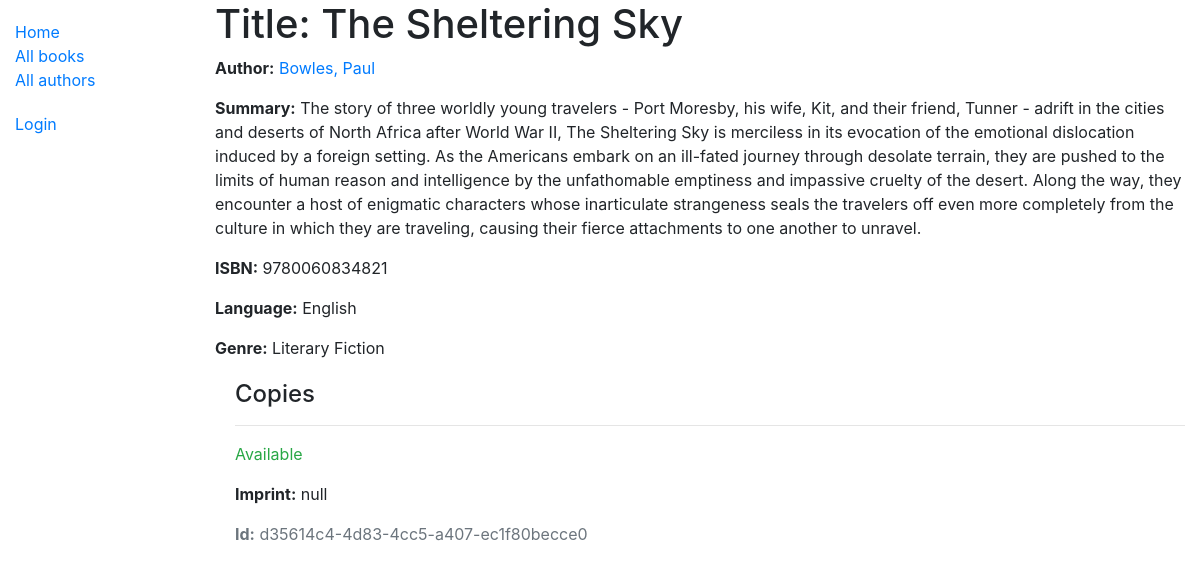
/catalog/book/1, run on the app's committed database.
### catalog/models.py (models this page shows, shortened)
class Book(models.Model):
    title = models.CharField(max_length=200)
    author = models.ForeignKey('Author', on_delete=models.SET_NULL, null=True)
    summary = models.TextField(max_length=1000, help_text='Enter a brief description of the book')
    isbn = models.CharField('ISBN', max_length=13, unique=True,
                             help_text='13 Character <a href="https://www.isbn-international.org/content/what-isbn">ISBN number</a>')
    genre = models.ManyToManyField(Genre, help_text='Select a genre for this book')
    language = models.ForeignKey('Language', on_delete=models.SET_NULL, null=True)
    def display_genre(self):
        """Create a string for the Genre. This is required to display genre in Admin."""
        return ', '.join(genre.name for genre in self.genre.all()[:3])
    display_genre.short_description = 'Genre'

class Author(models.Model):
    first_name = models.CharField(max_length=100)
    last_name = models.CharField(max_length=100)
    date_of_birth = models.DateField(null=True, blank=True)
    date_of_death = models.DateField('died', null=True, blank=True)
    class Meta:
        ordering = ['last_name', 'first_name']
    def get_absolute_url(self):
        return reverse('author-detail', args=[str(self.id)])
    def __str__(self):
        return f'{self.last_name}, {self.first_name}'

class Language(models.Model):
    name = models.CharField(max_length=200, help_text='Enter the book\'s natural language (e.g. English, French, Japanese, etc.)')
    def __str__(self):
        return self.name

class Genre(models.Model):
    name = models.CharField(max_length=200, help_text='Enter a book genre (e.g. Science Fiction)')
    def __str__(self):
        return self.name

class BookInstance(models.Model):
    id = models.UUIDField(primary_key=True, default=uuid.uuid4, help_text='Unique ID for this particular book across whole library')
    book = models.ForeignKey('Book', on_delete=models.RESTRICT, null=True)
    imprint = models.CharField(max_length=200)
    due_back = models.DateField(null=True, blank=True)
    borrower = models.ForeignKey(User, on_delete=models.SET_NULL, null=True, blank=True)
    LOAN_STATUS = (
        ('m', 'Maintainance'),
        ('o', 'On loan'),
        ('a', 'Available'),
        ('r', 'Reserved'),
    )
    status = models.CharField(
        max_length=1,
        choices=LOAN_STATUS,
        blank=True,
        default='m',
        help_text='Book availability',
    )
    class Meta:
        ordering = ['due_back']
        permissions = (("can_mark_returned", "Set book as returned"),)

### catalog/views.py (the view)
# urls.py: path('book/<int:pk>', views.BookDetailView.as_view(), name='book-detail'),
class BookDetailView(generic.DetailView):
    model = Book

### catalog/templates/catalog/book_detail.html (shortened to what this page needs)
{% extends "base_generic.html" %}
{% block content %}
    <h1>Title: {{ book.title }}</h1>
    <p><strong>Author:</strong> <a href="{{ book.author.get_absolute_url }}">{{ book.author }}</a></p>
    <p><strong>Summary:</strong> {{ book.summary }}</p>
    <p><strong>ISBN:</strong> {{ book.isbn }}</p>
    <p><strong>Language:</strong> {{ book.language }}</p>
    <p><strong>Genre:</strong> {{ book.genre.all|join:", " }}</p>
    <div style="margin-left:20px;margin-top:20px;">
        <h4>Copies</h4>
        {% for copy in book.bookinstance_set.all %}
            <hr>
            <p class="{% if copy.status == 'a' %}text-success{% elif copy.status == 'm' %}text-danger{% else %}text-warning{% endif %}">
                {{ copy.get_status_display }}
            </p>
            <p><strong>Imprint:</strong> {{ copy.imprint }}</p>
            <p class="text-muted"><strong>Id:</strong> {{ copy.id }}</p>
        {% endfor %}
    </div>
{% endblock %}

### data on the page
Book: title "The Sheltering Sky", author "Bowles, Paul", summary "The story of three worldly young travelers - Port Moresby, his wife, Kit, and their friend, Tunner - adrift in the cities and deserts of North Africa after World War II, The Sheltering Sky is merciless in its evocation of the emotional dislocation induced by a foreign setting. As the Americans embark on an ill-fated journey through desolate terrain, they are pushed to the limits of human reason and intelligence by the unfathomable emptiness and impassive cruelty of the desert. Along the way, they encounter a host of enigmatic characters whose inarticulate strangeness seals the travelers off even more completely from the culture in which they are traveling, causing their fierce attachments…", isbn "9780060834821", language "English", genre.all "Literary Fiction"
BookInstance: status "Available", imprint "null", id "d35614c4-4d83-4cc5-a407-ec1f80becce0"
